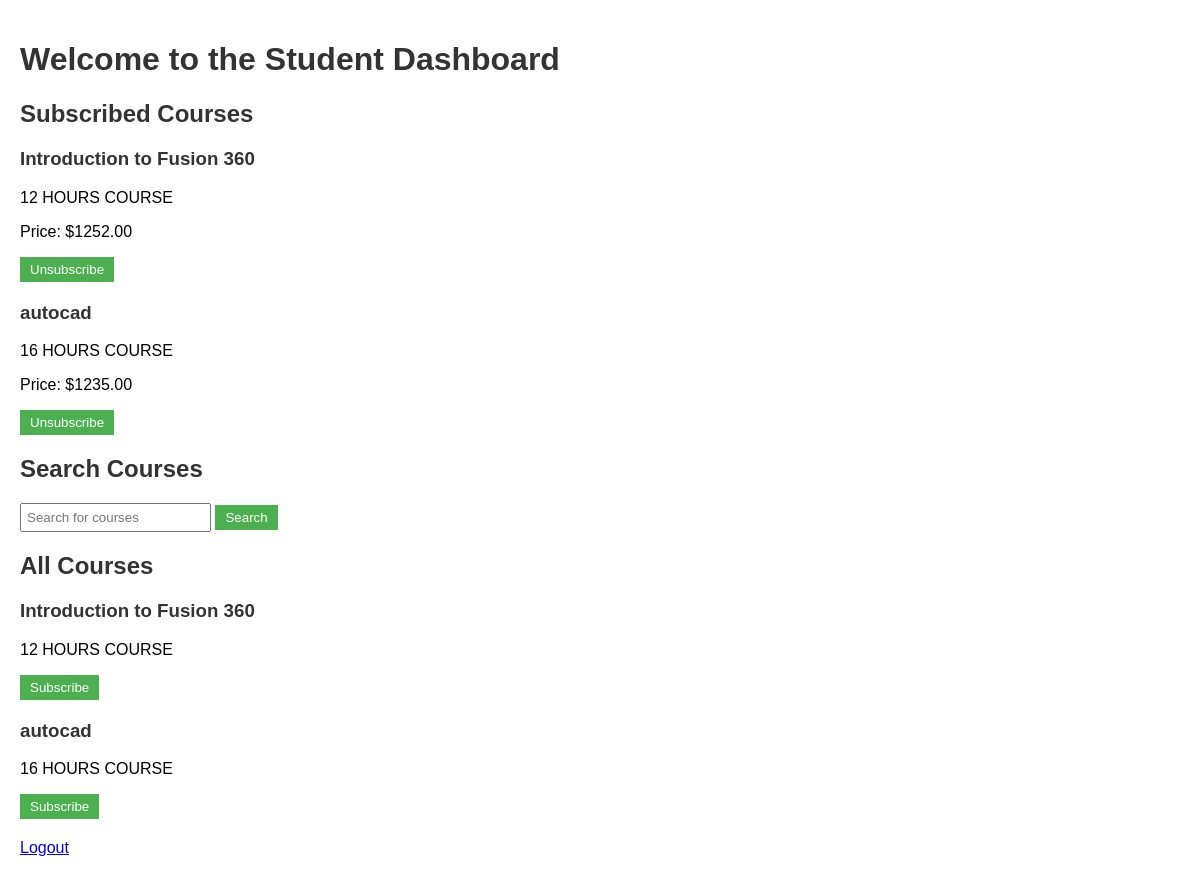
Page /api/students/dashboard/ (signed in) on the committed database.
### teachers/models.py (models this page shows)
class Course(models.Model):
    teacher = models.ForeignKey(Teacher, on_delete=models.CASCADE, related_name='courses')
    title = models.CharField(max_length=100)
    description = models.TextField()
    price = models.DecimalField(max_digits=8, decimal_places=2)

### students/views.py (the view, shortened to what this page needs)
# urls.py: path('students/dashboard/', StudentDashboardView.as_view(), name='student-dashboard'),
class StudentDashboardView(APIView):
    def get(self, request):
        student_id = request.user.id
        student = Student.objects.get(id=student_id)
        subscribed_courses = student.subscribed_courses.all()
        all_courses = Course.objects.all()
        course_list = []
        for course in subscribed_courses:
            course_data = {
                'id': course.id,
                'title': course.title,
                'description': course.description,
                'price': course.price
            }
            course_list.append(course_data)
        context = {'courses': course_list, 'all_courses': all_courses}
        return render(request, 'student_dashboard.html', context)

### students/templates/student_dashboard.html (shortened to what this page needs)
<!DOCTYPE html>
<html>
<head>
</head>
<body>
    <h1>Welcome to the Student Dashboard</h1>
    <h2>Subscribed Courses</h2>
    <ul>
        {% for course in courses %}
        <li>
            <h3>{{ course.title }}</h3>
            <p>{{ course.description }}</p>
            <p>Price: ${{ course.price }}</p>
            <form method="post" action="{% url 'student-dashboard' %}">
                <button type="submit">Unsubscribe</button>
            </form>
        </li>
        {% endfor %}
    </ul>
    <h2>Search Courses</h2>
    <form method="post" action="{% url 'student-dashboard' %}">
        <input type="text" name="query" placeholder="Search for courses">
        <button type="submit">Search</button>
    </form>
    <h2>All Courses</h2>
    <ul>
        {% for course in all_courses %}
        <li>
            <h3>{{ course.title }}</h3>
            <p>{{ course.description }}</p>
            <form method="post" action="{% url 'student-dashboard' %}">
                <button type="submit">Subscribe</button>
            </form>
        </li>
        {% endfor %}
    </ul>
    <div class="redirect-button">
        <p><a href="/students/login/">Logout</a></p>
    </div>
</body>
</html>

### students/templates/student_dashboard.html (style rules this page uses)
body { font-family: Arial, sans-serif; margin: 0; padding: 20px; }
h1, h2, h3 { color: #333; }
ul { list-style-type: none; padding: 0; }
li { margin-bottom: 20px; }
form { display: inline; }
input[type="text"] { padding: 5px; }
button { padding: 5px 10px; background-color: #4CAF50; color: #fff; border: none; cursor: pointer; }

### rows in the picture
Course: title "Introduction to Fusion 360", description "12 HOURS COURSE", price "1252.00", title "Introduction to Fusion 360", description "12 HOURS COURSE"
Course: title "autocad", description "16 HOURS COURSE", price "1235.00", title "autocad", description "16 HOURS COURSE"
